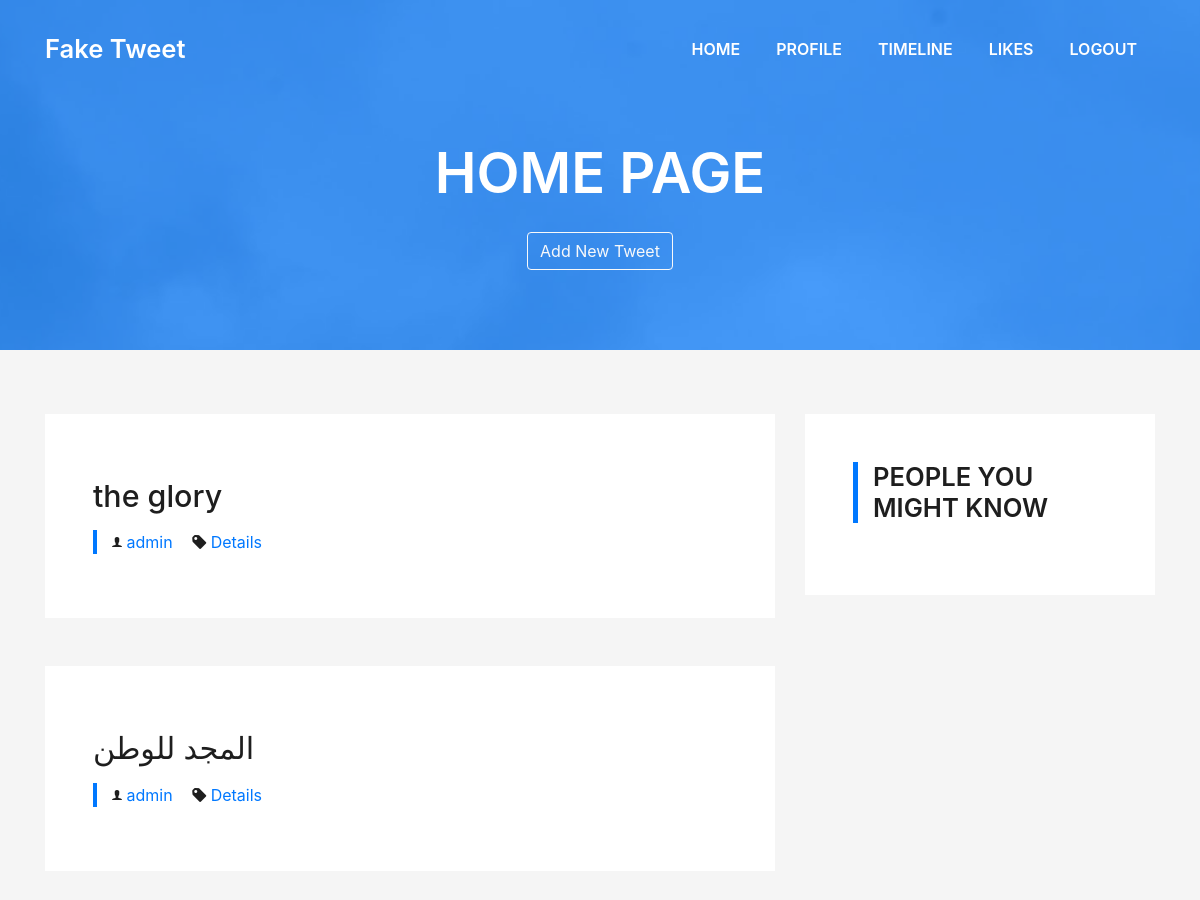
Page / (signed in, upper part) on the earlier database version.
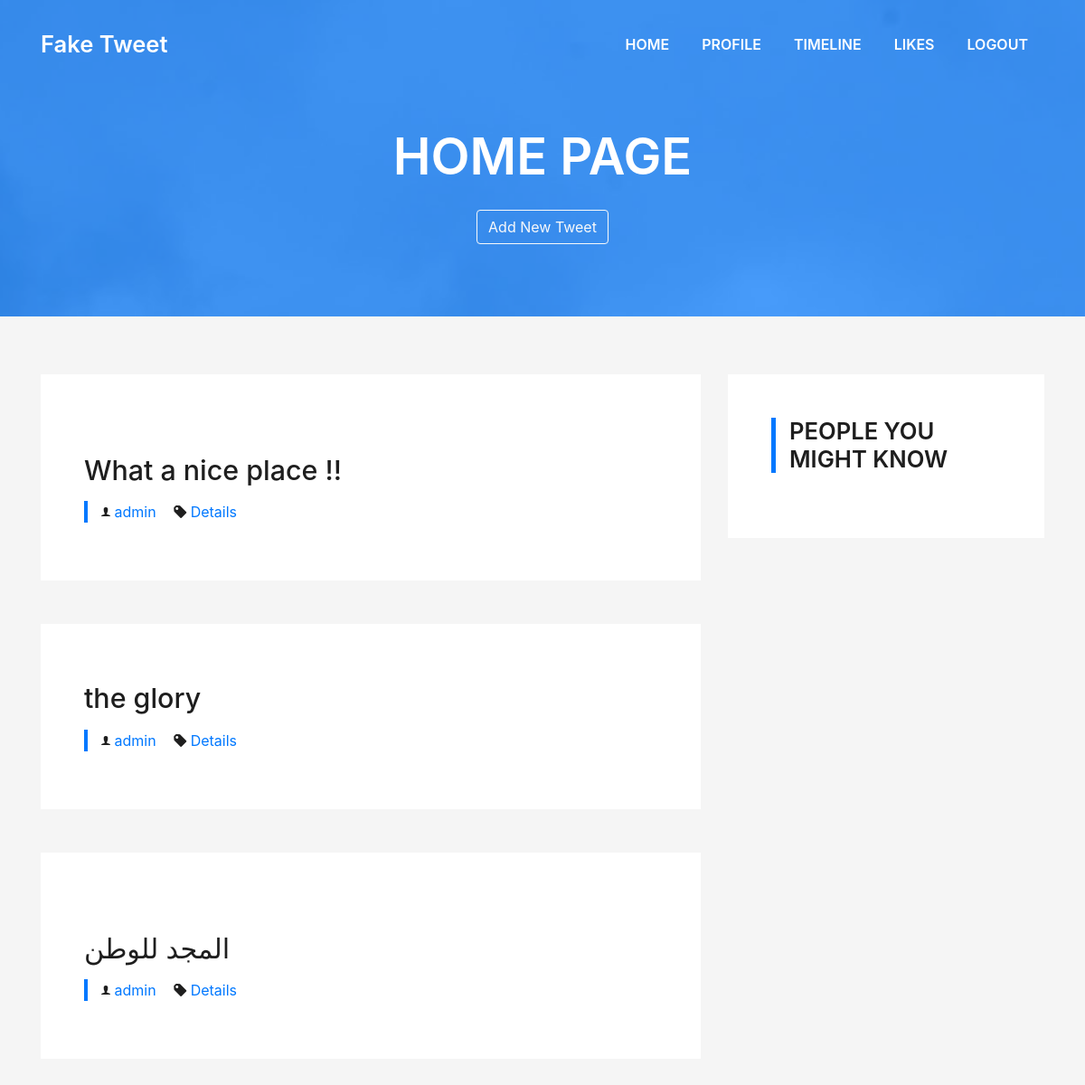
Same page on the later database version.
### twit/models.py (models this page shows, shortened)
class Tweet(models.Model):
    author = models.ForeignKey(User, on_delete=models.CASCADE)
    tweet = models.CharField(max_length=280)
    created = models.DateTimeField(auto_now_add=True)
    like = models.ManyToManyField(User, related_name= 'likes', blank=True)
    image = models.FileField(null=True, blank=True)

### twit/views.py (the view, shortened to what this page needs)
# urls.py: 2. Add a URL to urlpatterns:  path('', views.home, name='home')
@login_required
def home(request):
    if request.method == "GET":
        form = AddTweetForm()
        tweets = Tweet.objects.all().order_by('-created')
        users = User.objects.exclude(username = request.user)
        follos = Followings.objects.get(userid=request.user)
        followings = follos.following.all()
        context = {'form': form,
                   'tweet': tweets,
                   'user': users,
                   'following': followings}
        return render(request, "home.html", context)

### twit/templates/home.html (shortened to what this page needs)
{% extends "base.html" %}
{% block pagename %}
    Home Page
{% endblock %}
{% block profile %}
<button type="button" class="btn btn-outline-light" data-toggle="modal" data-target="#myModal">
								Add New Tweet
        </button>
{% endblock %}
{% block content %}
    <section class="blog-wrapper sect-pt4" id="blog">
    <div class="container">
      <div class="row">
        <div class="col-md-8">
          {% for t in tweet %}
          <div class="post-box">
            <div class="post-thumb">
            </div>
            <div class="post-meta">
              <h1 class="article-title">{{ t.tweet }}</h1>
              <ul>
                <li>
                  <span class="ion-ios-person"></span>
                  <a>{{ t.author.username }}</a>
                </li>
                <li>
                  <span class="ion-pricetag"></span>
                  <a href="{% url 'details' id=t.id %}">Details</a>
                </li>
              </ul>
            </div>
          </div>
        {% endfor %}
          </div>
        <div class="col-md-4">
          <div class="widget-sidebar">
            <h4 class="sidebar-title">People You might know</h4>
          </div>
        </div>
      </div>
    </div>
  </section>
{% endblock %}

Differences in the rows shown:
added Tweet: tweet "What a nice place !!", author.username "admin"
